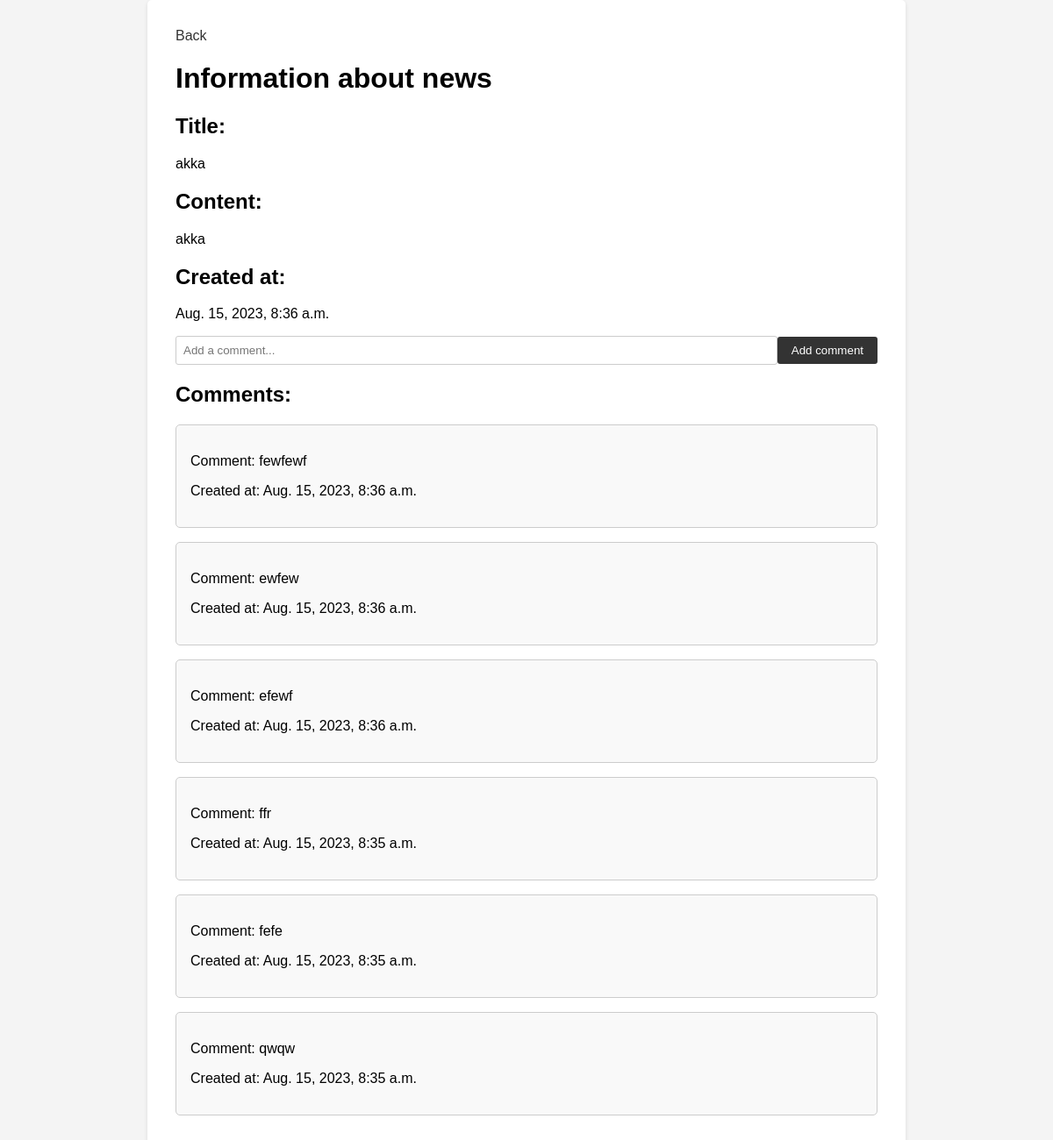
Page /news/25/ on the committed database.
### news/models.py (models this page shows, shortened)
class News(models.Model):
    title = models.TextField()
    content = models.TextField()
    created_at = models.DateTimeField(auto_now=True)

class Comment(models.Model):
    content = models.TextField()
    created_at = models.DateTimeField(auto_now=True)
    news_id = models.ForeignKey(News, on_delete=models.CASCADE)

### news/views.py (the view)
# urls.py: path("<int:news_id>/", views.get_info_about_new, name="info_news"),
def get_info_about_new(request, news_id : int):
    if request.method == "GET":
        news = get_object_or_404(News, pk=news_id)
        comments = Comment.objects.order_by("-created_at").filter(news_id_id = news_id).all()
        return render(request, "news/info_news.html", {"news" : news, "comments" : comments})
    elif request.method == "POST":
        news = get_object_or_404(News, pk=news_id)
        content = request.POST.get("content", "")
        comment = Comment(content=content, news_id=news)
        comment.save()
        return redirect(reverse("news:info_news", kwargs={"news_id" : news_id}))

### news/templates/news/info_news.html (shortened to what this page needs)
<!DOCTYPE html>
<html>
<head>
</head>
<body>
    <div class="container">
        <a href="{% url 'news:all_news' %}">Back</a>
        <h1>Information about news</h1>
        <h2>Title:</h2>
        <p>{{news.title}}</p>
        <h2>Content:</h2>
        <p>{{news.content}}</p>
        <h2>Created at:</h2>
        <p>{{news.created_at}}</p>
        <form action="{% url 'news:info_news' news.id %}" method="post">
            <input type="text" name="content" placeholder="Add a comment..." required>
            <input type="submit" value="Add comment">
        </form>
        <h2>Comments:</h2>
        <ul>
            {% for comment in comments %}
            <li>
                <p>Comment: {{comment.content}}</p>
                <p>Created at: {{comment.created_at}}</p>
            </li>
            {% endfor %}
        </ul>
    </div>
</body>
</html>

### news/templates/news/info_news.html (style rules this page uses)
body { font-family: Arial, sans-serif; margin: 0; padding: 0; background-color: #f4f4f4; }
.container { max-width: 800px; margin: 0 auto; padding: 2rem; background-color: white; box-shadow: 0px 2px 5px rgba(0, 0, 0, 0.1); border-radius: 5px; }
a { text-decoration: none; color: #333; transition: color 0.3s ease; }
form { margin-top: 1rem; display: flex; align-items: center; }
input[type="text"] { padding: 0.5rem; border: 1px solid #ccc; border-radius: 3px; flex-grow: 1; }
input[type="submit"] { background-color: #333; color: white; padding: 0.5rem 1rem; border: none; border-radius: 3px; cursor: pointer; transition: background-color 0.3s ease; }
ul { list-style: none; padding: 0; }
li { border: 1px solid #ccc; border-radius: 5px; padding: 1rem; margin-bottom: 1rem; background-color: #f9f9f9; }

### rows in the picture
News: title "akka", content "akka", created_at "Aug. 15, 2023, 8:36 a.m."
Comment: content "fewfewf", created_at "Aug. 15, 2023, 8:36 a.m."
Comment: content "ewfew", created_at "Aug. 15, 2023, 8:36 a.m."
Comment: content "efewf", created_at "Aug. 15, 2023, 8:36 a.m."
Comment: content "ffr", created_at "Aug. 15, 2023, 8:35 a.m."
Comment: content "fefe", created_at "Aug. 15, 2023, 8:35 a.m."
Comment: content "qwqw", created_at "Aug. 15, 2023, 8:35 a.m."
